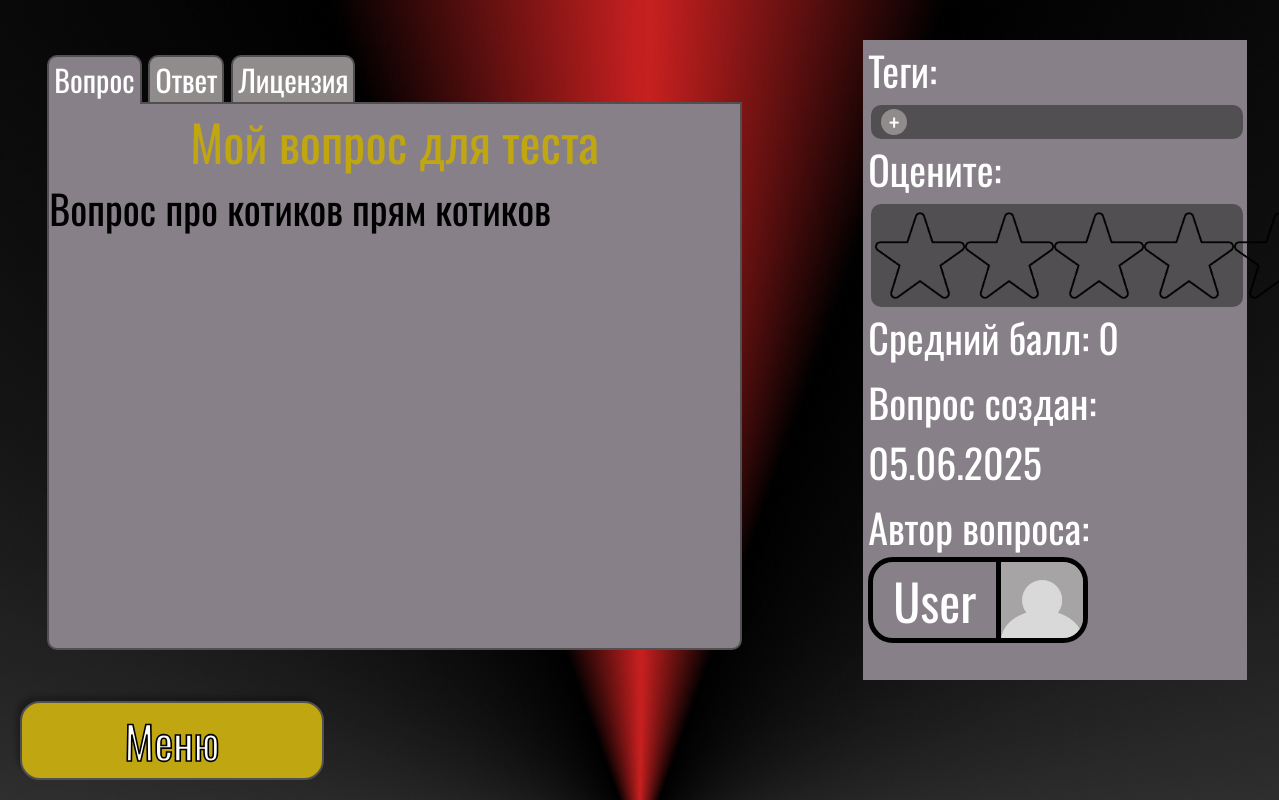
Screenshot of /questions/2/ (signed in) with the database file from the repository.
### questions/models.py (models this page shows, shortened)
class Question(models.Model):
    ID = models.BigAutoField(primary_key=True)
    question_name = models.CharField(max_length=150)
    text_question = models.TextField()
    note = models.TextField(null=True, blank=True)
    answer = models.CharField(max_length=150)
    answer_description = models.TextField(null=True, blank=True)
    license_id = models.ForeignKey(Licenses, on_delete=models.PROTECT, related_name='License', null=True, blank=True)
    question_author = models.ForeignKey(Users, on_delete=models.PROTECT, related_name='Question_Author')
    publication = models.BooleanField(default=True)
    verified = models.BooleanField(default=False)
    verified_admin = models.ForeignKey(Users, on_delete=models.PROTECT, related_name='Verified_Question_Admin', null=True, blank=True)
    created_at = models.DateTimeField(auto_now_add=True)
    class Meta:
        verbose_name = 'Вопрос'
        verbose_name_plural = 'Вопросы'

### registration/models.py (models this page shows, shortened)
class Users(AbstractBaseUser, PermissionsMixin):
    ID = models.BigAutoField(primary_key=True)
    login = models.CharField(max_length=20)
    email = models.EmailField(max_length=150, unique=True)
    picture = models.ImageField(upload_to='IMG/Users', blank=True, null=True)
    played_games = models.BigIntegerField(default=0)
    leader_games = models.BigIntegerField(default=0)
    win_games = models.BigIntegerField(default=0)
    is_active = models.BooleanField(default=True)
    last_activity = models.DateTimeField(default=timezone.now)
    is_moder = models.BooleanField(default=False)
    is_admin = models.BooleanField(default=False)
    is_staff = models.BooleanField(default=False)
    objects = CustomUserManager()
    USERNAME_FIELD = 'email'
    REQUIRED_FIELDS = []
    class Meta:
        verbose_name = 'Пользователь'
        verbose_name_plural = 'Пользователи'

### questions/views.py (the view, shortened to what this page needs)
# urls.py: path('<int:question_number>/', views.question, name="Question"),
def question(request, question_number):
    question = get_object_or_404(Question, ID=question_number, publication=True)
    tags_queation=[]
    tags_questions = Tags_Questions.objects.filter(question_id = question)
    for tag in tags_questions:
        if tag.tags_id.publication:
            tags_queation.append(tag.tags_id.tag_name)
    estimations = Estimation_Quest_User.objects.filter(question = question)
    tags = Tags.objects.filter(publication = True)
    tags_all=[]
    for tag in tags:
        if tag.tag_name not in tags_queation:
            tags_all.append(tag)
    estimation_ball=0
    my_estimation = None
    estimation_ball_bol = False
    estimations_len=estimations.count()
    return render(request, "questions/question.html", {
        "number" : question_number,
        "title" : 'Страница вопроса',
        "tags_all":tags_all,
        "tags_queation" : tags_queation,
        "Question":question,
        "estimation_ball": estimation_ball,
        "estimation_ball_bol": estimation_ball_bol,
        "my_estimation": my_estimation,
    })

### questions/templates/questions/question.html (shortened to what this page needs)
{% extends 'questions/pattern.html' %}
{% load static %}
{% block question %}
<div id="question" class="appears_text">
    <div id="question_name" class="name_appears_text">{{ Question.question_name }}</div>
    <div class="many_text" id="question_text">{{Question.text_question }}</div>
</div>
{% endblock %}
{% block tags %}
    <ul class="tegs">
        {% if request.user.is_authenticated %}
        <li id="add_teg">+</li>
        {% endif %}
    </ul>
{% endblock %}
{% block DataTime %}
<div class="exemple">Вопрос создан: {{ Question.created_at|date:"d.m.Y" }}</div>
{% endblock %}
{% block Author %}
<div class="exemple">Автор вопроса:
    <div id="author_box">
        <div id="author_login" class="author" title="{{ Question.question_author.login }}">{{ Question.question_author.login }}</div>
        {% if Question.question_author.picture %}
        <div id="author_img_box" class="author"><img id="author_img" src="{{ Question.question_author.picture.url }}" alt="Author Picture"></div>
        {% else %}
        <div id="author_img_box" class="author"><img id="author_img" src="{% static 'registration/img/Avatar.png' %}" alt="Default Avatar"></div>
        {% endif %}
    </div>
</div>
{% endblock %}

### questions/static/questions/css/pattern.css (style rules this page uses)
body { font-family: 'Oswald', sans-serif; padding: 0; margin: 0; height: 100vh; background-image: url('../img/background.png'); background-size: cover; background-position: center; background-repeat: no-repeat; }
h1,li { color: white; }
.tegs { list-style-type: none; display: flex; flex-wrap: wrap; align-items: center; padding: 0; margin: 0; }
#add_teg { color: white; margin-left: 0.5vw; font-size: 25px; border-radius: 50%; height: 26px; width: 26px; background-color: #918c8c; cursor:pointer; display: flex; justify-content: center; align-items: center; }
.appears_text { font-size: 40px; }
.exemple { margin-left: 5px; font-size: 40px; color: white; margin-bottom: 5px; }
.name_appears_text { text-align: center; font-size: 50px; color: rgba(192, 166, 16, 1); }
#author_box { border: 5px solid black; border-radius: 25px; height: 76px; width: 210px; display: flex; }
#author_login { border-right: 5px solid black; height: 100%; width: 60%; display: flex; align-items: center; justify-content: center; }
#author_img_box { height: 100%; width: 40%; display: flex; align-items: center; justify-content: center; overflow: hidden; }
#author_img { height: 100%; width: 100%; object-fit: cover; border-bottom-right-radius: 20px; border-top-right-radius: 20px; }

### rows the page displays
Question: question_name "Мой вопрос для теста", text_question "Вопрос про котиков прям котиков", created_at "05.06.2025", question_author.login "User"

### other values shown
{{ estimation_ball }} "0"
